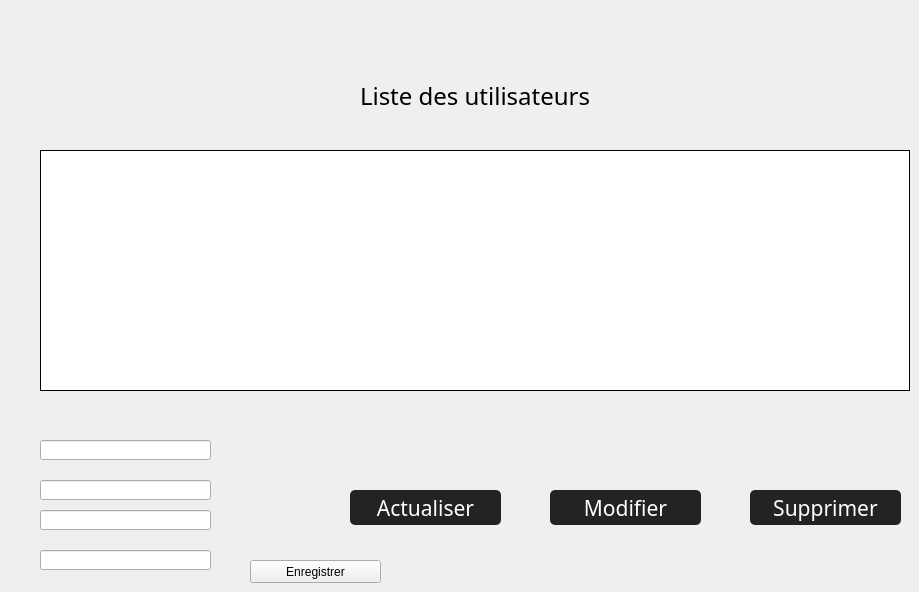
       <widget class="QWidget" name="page_utilisateurs">
        <widget class="QPushButton" name="bouton_supprimer_utilisateur">
         <property name="geometry">
          <rect>
           <x>750</x>
           <y>490</y>
           <width>151</width>
           <height>35</height>
          </rect>
         </property>
         <property name="font">
          <font>
           <family>Century Gothic</family>
           <pointsize>16</pointsize>
           <weight>50</weight>
           <bold>false</bold>
          </font>
         </property>
         <property name="toolTip">
          <string>Actualiser</string>
         </property>
         <property name="statusTip">
          <string>Actualiser</string>
         </property>
         <property name="whatsThis">
          <string/>
         </property>
         <property name="accessibleDescription">
          <string>Actualiser</string>
         </property>
         <property name="autoFillBackground">
          <bool>false</bool>
         </property>
         <property name="styleSheet">
          <string notr="true">QPushButton {
		color: rgb(255, 255, 255);
		background-color: rgb(35, 35, 35);
		border: 0px solid;
		border-radius:5px
}

QPushButton:hover {
		background-color: rgb(85, 170, 255);
}</string>
         </property>
         <property name="text">
          <string>Supprimer</string>
         </property>
        </widget>
        <widget class="QTableView" name="table_liste_utilisateurs">
         <property name="geometry">
          <rect>
           <x>40</x>
           <y>150</y>
           <width>870</width>
           <height>241</height>
          </rect>
         </property>
         <property name="font">
          <font>
           <family>Century Gothic</family>
           <pointsize>14</pointsize>
          </font>
         </property>
         <property name="frameShape">
          <enum>QFrame::Box</enum>
         </property>
         <property name="frameShadow">
          <enum>QFrame::Plain</enum>
         </property>
         <property name="sizeAdjustPolicy">
          <enum>QAbstractScrollArea::AdjustToContentsOnFirstShow</enum>
         </property>
         <property name="editTriggers">
          <set>QAbstractItemView::NoEditTriggers</set>
         </property>
         <property name="selectionBehavior">
          <enum>QAbstractItemView::SelectRows</enum>
         </property>
         <property name="gridStyle">
          <enum>Qt::NoPen</enum>
         </property>
         <attribute name="horizontalHeaderDefaultSectionSize">
          <number>35</number>
         </attribute>
         <attribute name="verticalHeaderVisible">
          <bool>false</bool>
         </attribute>
         <attribute name="verticalHeaderDefaultSectionSize">
          <number>30</number>
         </attribute>
        </widget>
        <widget class="QPushButton" name="bouton_actualiser_utilisateur">
         <property name="geometry">
          <rect>
           <x>350</x>
           <y>490</y>
           <width>151</width>
           <height>35</height>
          </rect>
         </property>
         <property name="font">
          <font>
           <family>Century Gothic</family>
           <pointsize>16</pointsize>
           <weight>50</weight>
           <bold>false</bold>
          </font>
         </property>
         <property name="styleSheet">
          <string notr="true">QPushButton {
		color: rgb(255, 255, 255);
		background-color: rgb(35, 35, 35);
		border: 0px solid;
		border-radius:5px
}

QPushButton:hover {
		background-color: rgb(85, 170, 255);
}</string>
         </property>
         <property name="text">
          <string>Actualiser</string>
         </property>
        </widget>
        <widget class="QPushButton" name="bouton_modifier_utilisateur">
         <property name="geometry">
          <rect>
           <x>550</x>
           <y>490</y>
           <width>151</width>
           <height>35</height>
          </rect>
         </property>
         <property name="font">
          <font>
           <family>Century Gothic</family>
           <pointsize>16</pointsize>
           <weight>50</weight>
           <bold>false</bold>
          </font>
         </property>
         <property name="styleSheet">
          <string notr="true">QPushButton {
		color: rgb(255, 255, 255);
		background-color: rgb(35, 35, 35);
		border: 0px solid;
		border-radius:5px
}

QPushButton:hover {
		background-color: rgb(85, 170, 255);
}</string>
         </property>
         <property name="text">
          <string>Modifier</string>
         </property>
        </widget>
        <widget class="QLabel" name="label">
         <property name="geometry">
          <rect>
           <x>360</x>
           <y>80</y>
           <width>311</width>
           <height>31</height>
          </rect>
         </property>
         <property name="font">
          <font>
           <family>Century Gothic</family>
           <pointsize>18</pointsize>
          </font>
         </property>
         <property name="text">
          <string>Liste des utilisateurs</string>
         </property>
        </widget>
        <widget class="QLineEdit" name="lineEdit_3">
         <property name="geometry">
          <rect>
           <x>40</x>
           <y>440</y>
           <width>171</width>
           <height>20</height>
          </rect>
         </property>
        </widget>
        <widget class="QLineEdit" name="lineEdit_4">
         <property name="geometry">
          <rect>
           <x>40</x>
           <y>480</y>
           <width>171</width>
           <height>20</height>
          </rect>
         </property>
        </widget>
        <widget class="QLineEdit" name="lineEdit_5">
         <property name="geometry">
          <rect>
           <x>40</x>
           <y>510</y>
           <width>171</width>
           <height>20</height>
          </rect>
         </property>
        </widget>
        <widget class="QLineEdit" name="lineEdit_6">
         <property name="geometry">
          <rect>
           <x>40</x>
           <y>550</y>
           <width>171</width>
           <height>20</height>
          </rect>
         </property>
        </widget>
        <widget class="QPushButton" name="save_changes">
         <property name="geometry">
          <rect>
           <x>250</x>
           <y>560</y>
           <width>131</width>
           <height>23</height>
          </rect>
         </property>
         <property name="text">
          <string>Enregistrer</string>
         </property>
        </widget>
       </widget>
